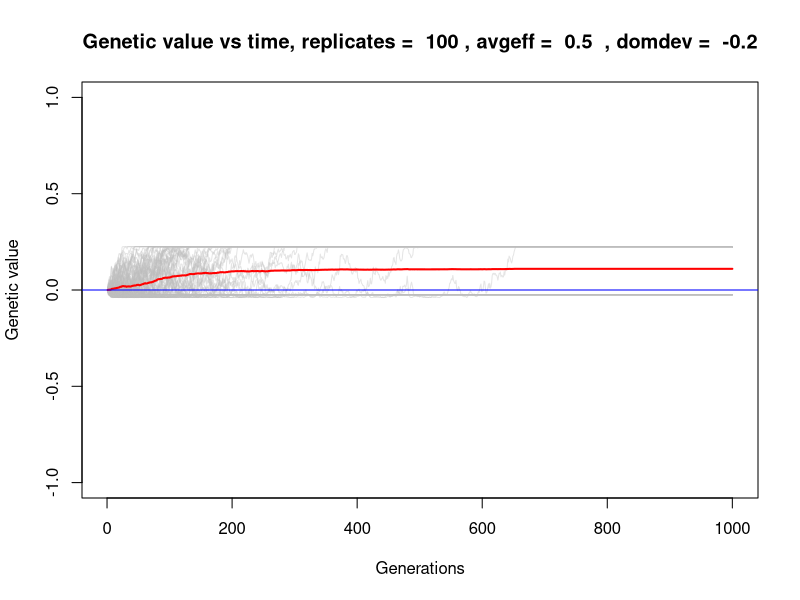
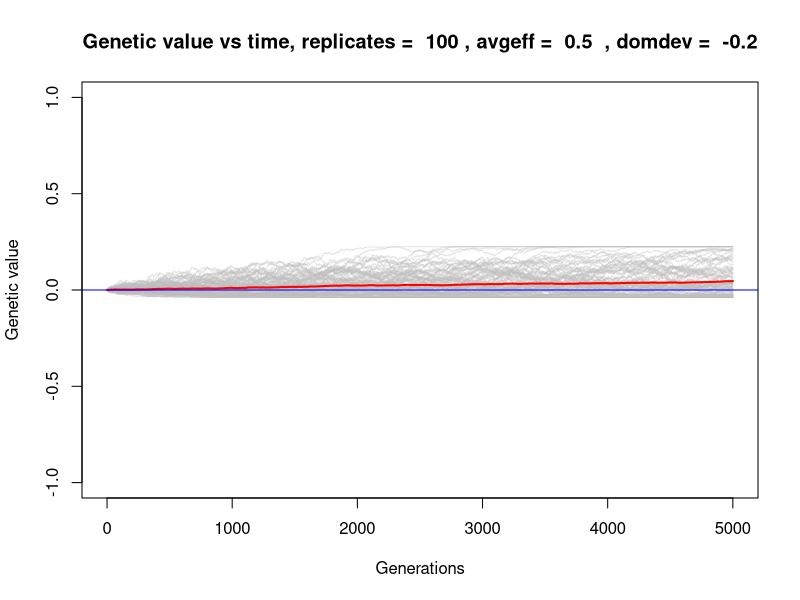
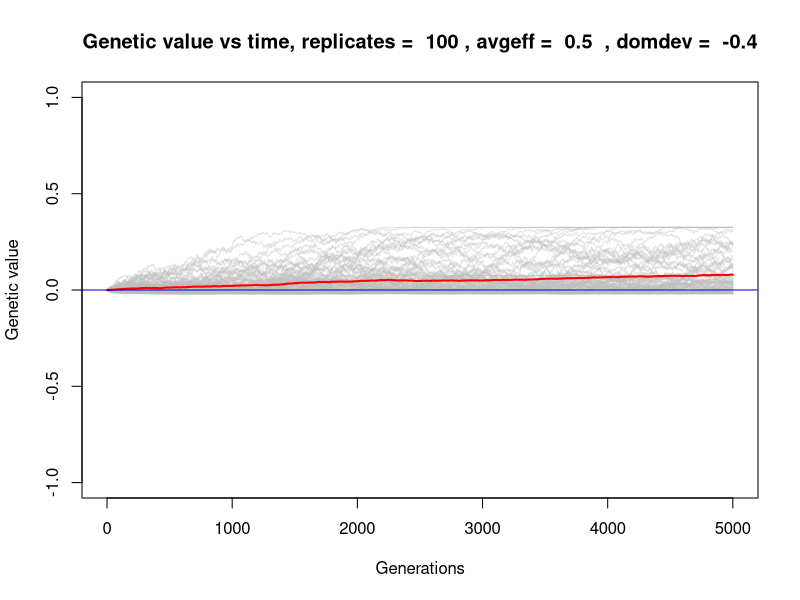
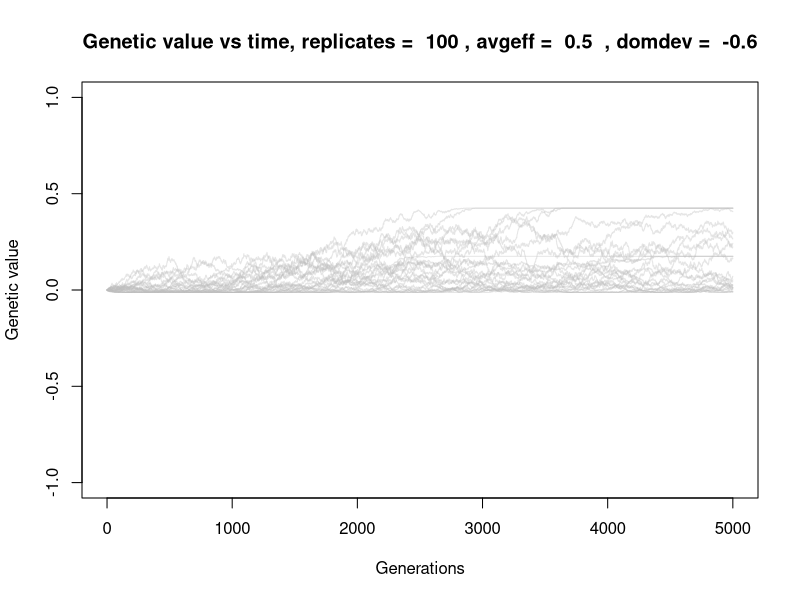

These charts were generated, in order, by the following R code: (Note: a time limit stopped this script after it produced the figures.)
genval_vs_time <- function ( size, replicates, generations, epsilonrange1, epsilonrange2, avgeff, domdev , genval = TRUE ) {

    Fst <- 1/size

    if ( genval == FALSE ) {
                                        # just the allele frequencies over generations

        all_freqs <- list ()

        plot( 0, main = paste ( "Allele frequency vs time, replicates = ", replicates, ", avgeff = ", avgeff, " , domdev = ", domdev ),  xlab = "Generations", ylab = "Allele frequency", xlim = c( 0, generations+1), ylim = c(0, 1), type = "l")

        for ( i in 1:replicates ) {
            afterdrift <- numeric()
            epsilon <- runif ( 1, epsilonrange1, epsilonrange2 )
            afterdrift [ 1 ]  <- epsilon

            for ( j in 1:(generations) ) {
                var <- Fst * afterdrift [ j ] * ( 1 - afterdrift [ j ] )
                afterdrift [ j + 1 ] <-  rnorm( 1, afterdrift [ j ], sqrt ( var ) )

                afterdrift  <- replace ( afterdrift, is.nan(afterdrift) | afterdrift <= 0, 0 )
                afterdrift <- replace ( afterdrift, afterdrift >= 1, 1 )

            }

            lines ( seq_len ( generations+1 ), afterdrift, col = rgb(190, 190, 190, alpha = 100, maxColorValue = 255 ) )

            all_freqs [[ i ]] <- afterdrift

        }

        all_freqs_df <- as.data.frame( all_freqs )
        all_freqs_df$avg = rowMeans( all_freqs_df )

        mean_freqs <- all_freqs_df$avg

        lines ( seq_len ( generations + 1 ), mean_freqs, col = "red", lwd = 2 )
        abline ( 0, 0, col = "blue" )

        return( all_freqs_df )
    }

    ####

    if ( genval == TRUE ) {

        plot( 0, main =  paste ( "Genetic value vs time, replicates = ", replicates, ", avgeff = ", avgeff, " , domdev = ", domdev ),  xlab = "Generations", ylab = "Genetic value", xlim = c( 0, generations+1), ylim = c(-1, 1), type = "l")

        all_genvals <- list()

        for ( i in 1:replicates ) {
            afterdrift <- numeric()
            genval <- numeric()
            epsilon <- runif ( 1, epsilonrange1, epsilonrange2 )
            afterdrift [ 1 ]  <- epsilon

            for ( j in 1:(generations) ) {
                var <- Fst * afterdrift [ j ] * ( 1 - afterdrift [ j ] )
                alpha <- ( 1 / 2 ) * avgeff + domdev * ( 1 - 2 * afterdrift [ j ] )

                genval [ j ] <- ( afterdrift [ j ] - epsilon ) * alpha

                afterdrift [ j + 1 ] <-  rnorm( 1, afterdrift [ j ], sqrt ( var ) )

                afterdrift  <- replace ( afterdrift, is.nan(afterdrift) | afterdrift <= 0, 0 )
                afterdrift <- replace ( afterdrift, afterdrift >= 1, 1 )

            }

            lines ( seq_len ( generations ), genval, col = rgb(190, 190, 190, alpha = 100, maxColorValue = 255 ) )

            all_genvals [[ i ]] <- genval

        }

        all_genvals_df <- as.data.frame ( all_genvals )
        all_genvals_df$avg = rowMeans ( all_genvals_df )

        mean_genvals <- all_genvals_df$avg

        lines ( seq_len ( generations ), mean_genvals, col = "red", lwd = 2 )
        abline ( 0, 0, col = "blue" )

        return( all_genvals_df )

    }

}



genval_vs_time (size = 100,
                replicates = 100,
                generations = 1000,
                epsilonrange1 = 0.5,
                epsilonrange2 = 0.5,
                avgeff = 0.5,
                domdev = -0.2,
                genval = TRUE )




domdev <- -seq( 0.2, 1, 0.2 )

for ( i in 1:length(domdev)) {
    pdf ( paste ( "domdev=", domdev[i], sep = "" ) )
    x <- genval_vs_time (size = 10000,
                         replicates = 100,
                         generations = 5000,
                         epsilonrange1 = 0.5,
                         epsilonrange2 = 0.5,
                         avgeff = 0.5,
                         domdev = domdev [ i ],
                         genval = TRUE )
    dev.off()
}
